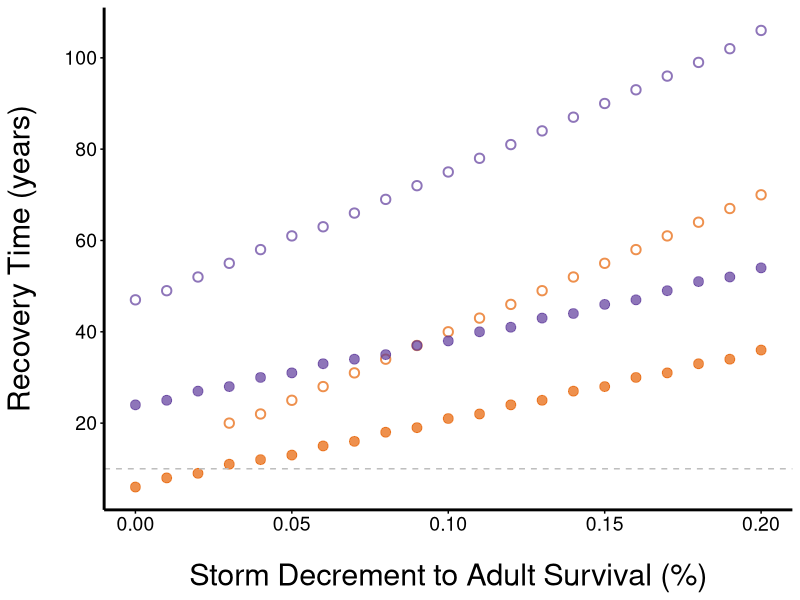

Write the R code that produced this figure.
#life table for PUMA
library (ggplot2)


#annual survival rates from Brown, C. R., D. A. Airola, and S. Tarof (2021). Purple Martin (Progne subis), version 2.0. In Birds of the World (P. G. Rodewald, Editor). Cornell Lab of Ornithology, Ithaca, NY, USA. https://doi-org.silk.library.umass.edu/10.2173/bow.purmar.02
surv_adult = 0.63 #annual survival of adults age 2-5 years
surv_1styr = 0.48 #annual survival of adults age 1
surv_fledge = 0.27 #annual survival of fledglings to first year

#clutch sizes in N. Texas from Brown, C. R. (1978c). Clutch size and reproductive success of adult and subadult Purple Martins. Southwestern Naturalist 23: 597–604.
clutch_adult = 4.97
clutch_1styr = 4.11

#egg success (probability of egg surviving to chick fledging) 
egg_success = 0.71 #average for TX and for LA from PMCA data across all years
egg_success_TX_storm = 0.67 #average egg success in 2021 for TX
egg_success_LA_storm = 0.53 #average egg success in 2021 for LA


#to maintain a stable population given average adult survival
timesteps = 100
life.table = data.frame(time = 0:timesteps, n_adults = NA, n_1styr = NA, n_fledge = NA, n_eggs = NA)
life.table$n_adults[1] <- 100

for (i in 0:timesteps) {
	n_adults = life.table$n_adults[life.table$time==i]
	n_adult_replacements = n_adults - (n_adults * surv_adult) #number of 1st yrs needed to replace annual attrition in adults
	n_1styr = n_adult_replacements / surv_1styr #number of 1st yrs needed to reach adult replacement given annual survival
	n_fledge = n_1styr / surv_fledge #number of fledgies needed to replace 1st yrs annually
	n_eggs = ((n_adults/2)* clutch_adult) + ((n_1styr/2)* clutch_1styr) #number of eggs produced given the # of adults and 1st years and their respective clutch sizes
	life.table[life.table$time==i,] <- c(i, n_adults, n_1styr, n_fledge, n_eggs)
	life.table$n_adults[life.table$time==i+1] <- (life.table$n_adults[life.table$time==i]* surv_adult) + (life.table$n_1styr[life.table$time==i]* surv_1styr)
}

####################################################################################################

#to maintain a stable/growing population in TX
life.table.TX = data.frame(time = 0:timesteps, n_adults = NA, n_1styr = NA, n_fledge = NA, n_eggs = NA)
life.table.TX[1,] <- life.table[1,]

for (i in 1:timesteps) {
	life.table.TX$n_adults[life.table.TX$time==i] = (life.table.TX$n_adults[life.table.TX$time==i-1]* surv_adult) + (life.table.TX$n_1styr[life.table.TX$time==i-1]* surv_1styr)
	life.table.TX$n_1styr[life.table.TX$time==i] = life.table.TX$n_fledge[life.table.TX$time==i-1]* surv_fledge
	life.table.TX$n_eggs[life.table.TX$time==i] = ((life.table.TX$n_adults[life.table.TX$time==i]/2)* clutch_adult) + ((life.table.TX$n_1styr[life.table.TX$time==i]/2)* clutch_1styr) #number of eggs produced given the # of adults and 1st years and their respective clutch sizes
	life.table.TX$n_fledge[life.table.TX$time==i] = life.table.TX$n_eggs[life.table.TX$time==i]* egg_success
}


#storm decrement in TX w/ reduced adult survival and nest success in year 1 followed by average egg success
TX_recovery <- data.frame(time=rep(NA,21), mortality=rep(NA,21))

life.table.TX.storm = data.frame(time = 0:timesteps, n_adults = NA, n_1styr = NA, n_fledge = NA, n_eggs = NA)
life.table.TX.storm[1,] <- life.table.TX[1,]

for (j in 1:21) {
	adult_storm_mortality = (j-1)*0.01
	for (i in 1:timesteps) {
		if (i ==1) {
			life.table.TX.storm$n_adults[life.table.TX.storm$time==i] = (life.table.TX.storm$n_adults[life.table.TX.storm$time==i-1]* (surv_adult-adult_storm_mortality)) + (life.table.TX.storm$n_1styr[life.table.TX.storm$time==i-1]* surv_1styr)
		}
		else {
			life.table.TX.storm$n_adults[life.table.TX.storm$time==i] = (life.table.TX.storm$n_adults[life.table.TX.storm$time==i-1]* surv_adult) + (life.table.TX.storm$n_1styr[life.table.TX.storm$time==i-1]* surv_1styr)
		}
		life.table.TX.storm$n_1styr[life.table.TX.storm$time==i] = life.table.TX.storm$n_fledge[life.table.TX.storm$time==i-1]* surv_fledge
		life.table.TX.storm$n_eggs[life.table.TX.storm$time==i] = ((life.table.TX.storm$n_adults[life.table.TX.storm$time==i]/2)* clutch_adult) + ((life.table.TX.storm$n_1styr[life.table.TX.storm$time==i]/2)* clutch_1styr) #number of eggs produced given the # of adults and 1st years and their respective clutch sizes
		if (i ==1) {
			life.table.TX.storm$n_fledge[life.table.TX.storm$time==i] = life.table.TX.storm$n_eggs[life.table.TX.storm$time==i]* egg_success_TX_storm
			}
		else {
			life.table.TX.storm$n_fledge[life.table.TX.storm$time==i] = life.table.TX.storm$n_eggs[life.table.TX.storm$time==i]* egg_success
			}
	}
TX_recovery$time[j]<-min(life.table.TX.storm$time[which(life.table.TX.storm$n_adults>=100 & life.table.TX.storm$time>2)])-1
TX_recovery$mortality[j]<- adult_storm_mortality
}



#storm decrement in TX w/ reduced adult survival and nest success in year 1 followed by average egg success + second event in year 11 
TX_recovery2 <- data.frame(time=rep(NA,21), mortality=rep(NA,21))

life.table.TX.storm2 = data.frame(time = 0:timesteps, n_adults = NA, n_1styr = NA, n_fledge = NA, n_eggs = NA)
life.table.TX.storm2[1,] <- life.table.TX[1,]

for (j in 1:21) {
	adult_storm_mortality = (j-1)*0.01
	for (i in 1:timesteps) {
		if (i ==1 | i==11) {
			life.table.TX.storm2$n_adults[life.table.TX.storm2$time==i] = (life.table.TX.storm2$n_adults[life.table.TX.storm2$time==i-1]* (surv_adult-adult_storm_mortality)) + (life.table.TX.storm2$n_1styr[life.table.TX.storm2$time==i-1]* surv_1styr)
		}
		else {
			life.table.TX.storm2$n_adults[life.table.TX.storm2$time==i] = (life.table.TX.storm2$n_adults[life.table.TX.storm2$time==i-1]* surv_adult) + (life.table.TX.storm2$n_1styr[life.table.TX.storm2$time==i-1]* surv_1styr)
		}
		life.table.TX.storm2$n_1styr[life.table.TX.storm2$time==i] = life.table.TX.storm2$n_fledge[life.table.TX.storm2$time==i-1]* surv_fledge
		life.table.TX.storm2$n_eggs[life.table.TX.storm2$time==i] = ((life.table.TX.storm2$n_adults[life.table.TX.storm2$time==i]/2)* clutch_adult) + ((life.table.TX.storm2$n_1styr[life.table.TX.storm2$time==i]/2)* clutch_1styr) #number of eggs produced given the # of adults and 1st years and their respective clutch sizes
		if (i ==1 | i ==11) {
			life.table.TX.storm2$n_fledge[life.table.TX.storm2$time==i] = life.table.TX.storm2$n_eggs[life.table.TX.storm2$time==i]* egg_success_TX_storm
			}
		else {
			life.table.TX.storm2$n_fledge[life.table.TX.storm2$time==i] = life.table.TX.storm2$n_eggs[life.table.TX.storm2$time==i]* egg_success
			}
	}
TX_recovery2$time[j]<-min(life.table.TX.storm2$time[which(life.table.TX.storm2$n_adults>=100 & life.table.TX.storm2$time>2)])-1
TX_recovery2$mortality[j]<- adult_storm_mortality
}

TX_recovery2$time[TX_recovery2$time<10] <- NA




#######################################################
#to maintain a stable/growing population in LA
life.table.LA = data.frame(time = 0:timesteps, n_adults = NA, n_1styr = NA, n_fledge = NA, n_eggs = NA)
life.table.LA[1,] <- life.table[1,]

for (i in 1:timesteps) {
	life.table.LA$n_adults[life.table.LA$time==i] = (life.table.LA$n_adults[life.table.LA$time==i-1]* surv_adult) + (life.table.LA$n_1styr[life.table.LA$time==i-1]* surv_1styr)
	life.table.LA$n_1styr[life.table.LA$time==i] = life.table.LA$n_fledge[life.table.LA$time==i-1]* surv_fledge
	life.table.LA$n_eggs[life.table.LA$time==i] = ((life.table.LA$n_adults[life.table.LA$time==i]/2)* clutch_adult) + ((life.table.LA$n_1styr[life.table.LA$time==i]/2)* clutch_1styr) #maximum number of eggs produced given the number of adults and 1st years in the population and their respective clutch sizes
	life.table.LA$n_fledge[life.table.LA$time==i] = life.table.LA$n_eggs[life.table.LA$time==i]* egg_success
}


#storm decrement in LA w/ reduced adult survival
LA_recovery <- data.frame(time=rep(NA,21), mortality=rep(NA,21))

life.table.LA.storm = data.frame(time = 0:timesteps, n_adults = NA, n_1styr = NA, n_fledge = NA, n_eggs = NA)
life.table.LA.storm[1,] <- life.table.LA[1,]

for (j in 1:21) {
	adult_storm_mortality = (j-1)*0.01
	for (i in 1:timesteps) {
		if (i ==1) {
			life.table.LA.storm$n_adults[life.table.LA.storm$time==i] = (life.table.LA.storm$n_adults[life.table.LA.storm$time==i-1]* (surv_adult-adult_storm_mortality)) + (life.table.LA.storm$n_1styr[life.table.LA.storm$time==i-1]* surv_1styr)
		}
		else {
			life.table.LA.storm$n_adults[life.table.LA.storm$time==i] = (life.table.LA.storm$n_adults[life.table.LA.storm$time==i-1]* surv_adult) + (life.table.LA.storm$n_1styr[life.table.LA.storm$time==i-1]* surv_1styr)
		}
		life.table.LA.storm$n_1styr[life.table.LA.storm$time==i] = life.table.LA.storm$n_fledge[life.table.LA.storm$time==i-1]* surv_fledge
		life.table.LA.storm$n_eggs[life.table.LA.storm$time==i] = ((life.table.LA.storm$n_adults[life.table.LA.storm$time==i]/2)* clutch_adult) + ((life.table.LA.storm$n_1styr[life.table.LA.storm$time==i]/2)* clutch_1styr) #maximum number of eggs produced given the number of adults and 1st years in the population and their respective clutch sizes
		if (i ==1) {
			life.table.LA.storm$n_fledge[life.table.LA.storm$time==i] = life.table.LA.storm$n_eggs[life.table.LA.storm$time==i]* egg_success_LA_storm
			}
		else {
			life.table.LA.storm$n_fledge[life.table.LA.storm$time==i] = life.table.LA.storm$n_eggs[life.table.LA.storm$time==i]* egg_success
			}
	}
LA_recovery$time[j]<-min(life.table.LA.storm$time[which(life.table.LA.storm$n_adults>=100 & life.table.LA.storm$time>2)])-1
LA_recovery$mortality[j]<- adult_storm_mortality
}


#storm decrement in LA w/ reduced adult survival + second event in year 11 
LA_recovery2 <- data.frame(time=rep(NA,21), mortality=rep(NA,21))

timesteps = 120
life.table.LA.storm2 = data.frame(time = 0:timesteps, n_adults = NA, n_1styr = NA, n_fledge = NA, n_eggs = NA)
life.table.LA.storm2[1,] <- life.table.LA[1,]

for (j in 1:21) {
	adult_storm_mortality = (j-1)*0.01
	for (i in 1:timesteps) {
		if (i ==1 | i ==11) {
			life.table.LA.storm2$n_adults[life.table.LA.storm2$time==i] = (life.table.LA.storm2$n_adults[life.table.LA.storm2$time==i-1]* (surv_adult-adult_storm_mortality)) + (life.table.LA.storm2$n_1styr[life.table.LA.storm2$time==i-1]* surv_1styr)
		}
		else {
			life.table.LA.storm2$n_adults[life.table.LA.storm2$time==i] = (life.table.LA.storm2$n_adults[life.table.LA.storm2$time==i-1]* surv_adult) + (life.table.LA.storm2$n_1styr[life.table.LA.storm2$time==i-1]* surv_1styr)
		}
		life.table.LA.storm2$n_1styr[life.table.LA.storm2$time==i] = life.table.LA.storm2$n_fledge[life.table.LA.storm2$time==i-1]* surv_fledge
		life.table.LA.storm2$n_eggs[life.table.LA.storm2$time==i] = ((life.table.LA.storm2$n_adults[life.table.LA.storm2$time==i]/2)* clutch_adult) + ((life.table.LA.storm2$n_1styr[life.table.LA.storm2$time==i]/2)* clutch_1styr) #maximum number of eggs produced given the number of adults and 1st years in the population and their respective clutch sizes
		if (i ==1 | i ==11) {
			life.table.LA.storm2$n_fledge[life.table.LA.storm2$time==i] = life.table.LA.storm2$n_eggs[life.table.LA.storm2$time==i]* egg_success_LA_storm
			}
		else {
			life.table.LA.storm2$n_fledge[life.table.LA.storm2$time==i] = life.table.LA.storm2$n_eggs[life.table.LA.storm2$time==i]* egg_success
			}
	}
LA_recovery2$time[j]<-min(life.table.LA.storm2$time[which(life.table.LA.storm2$n_adults>=100 & life.table.LA.storm2$time>2)])-1
LA_recovery2$mortality[j]<- adult_storm_mortality
}





###############################
#plotting results

recovery <- merge(TX_recovery, TX_recovery2, by="mortality")
recovery <- merge(recovery, LA_recovery, by="mortality")
recovery <- merge(recovery, LA_recovery2, by="mortality")
names(recovery) <- c("mortality", "TX_time", "TX_time2", "LA_time", "LA_time2")

TX_col = "#E66100" #UT colors
LA_col = "#5D3A9B" #LSU colors

ggplot(recovery, aes(y=TX_time, x=mortality))+ 
	geom_point(size=3, col=TX_col, alpha=0.7)+ 
	geom_point(aes(y=TX_time2, x=mortality),size=2.5, col=TX_col, alpha=0.7, shape = 21, stroke=1)+
	geom_point(aes(y=LA_time, x=mortality), size=3, col=LA_col, alpha=0.7)+ 
	geom_point(aes(y=LA_time2, x=mortality),size=2.5, col=LA_col, alpha=0.7, shape = 21, stroke=1)+
	geom_hline(yintercept=10, lty=2, color="gray") +
	xlab("Storm Decrement to Adult Survival (%)")+
	ylab("Recovery Time (years)")+
	scale_y_continuous(breaks=seq(0,110,20)) +
	scale_linetype_manual(values=c('solid','solid'))+
	theme_minimal()+
	theme(panel.grid.major = element_blank(), panel.grid.minor = element_blank(), 
	legend.position = "none", 
	axis.text.x=element_text(size=14, colour="black"), 
	axis.text.y=element_text(size=14, colour="black"), 
	axis.title.x=element_text(size=22, colour="black", margin=margin(20,0,0,0)), 
	axis.title.y=element_text(size=22, colour="black", margin=margin(0,20,0,0)), 
	axis.ticks.x=element_line(colour="black"), 
	axis.ticks.y=element_line(colour="black"), 
	axis.line=element_line(size=1))
